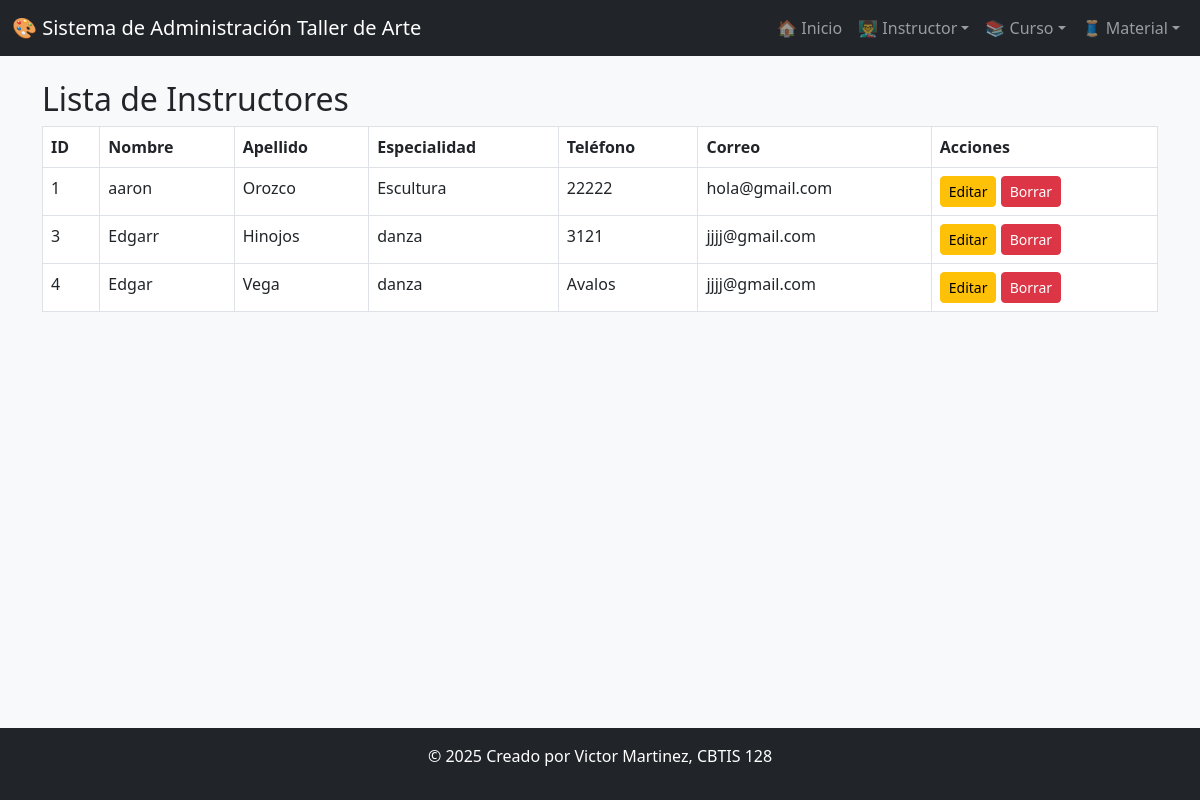
Screenshot of /ver_instructor/ with the database file from the repository.
### app_TallerdeArte/models.py (models this page shows, shortened)
class Instructor(models.Model):
    instructor_id = models.AutoField(primary_key=True)
    nombre = models.CharField(max_length=100)
    apellido = models.CharField(max_length=100)
    especialidad = models.CharField(max_length=100)
    telefono = models.CharField(max_length=20)
    correo = models.EmailField()
    experiencia_anios = models.PositiveIntegerField()
    sueldo = models.DecimalField(max_digits=8, decimal_places=2)

### app_TallerdeArte/views.py (the view)
# urls.py: path('ver_instructor/', views.ver_instructor, name='ver_instructor'),
def ver_instructor(request):
    instructores = Instructor.objects.all()
    return render(request, 'instructor/ver_instructor.html', {'instructores': instructores})

### app_TallerdeArte/templates/instructor/ver_instructor.html
{% extends 'base.html' %}
{% block content %}
<h2>Lista de Instructores</h2>
<table class="table table-bordered">
  <thead>
    <tr>
      <th>ID</th><th>Nombre</th><th>Apellido</th><th>Especialidad</th><th>Teléfono</th><th>Correo</th><th>Acciones</th>
    </tr>
  </thead>
  <tbody>
    {% for i in instructores %}
    <tr>
      <td>{{ i.instructor_id }}</td>
      <td>{{ i.nombre }}</td>
      <td>{{ i.apellido }}</td>
      <td>{{ i.especialidad }}</td>
      <td>{{ i.telefono }}</td>
      <td>{{ i.correo }}</td>
      <td>
        <a href="/actualizar_instructor/{{ i.instructor_id }}/" class="btn btn-warning btn-sm">Editar</a>
        <a href="/borrar_instructor/{{ i.instructor_id }}/" class="btn btn-danger btn-sm">Borrar</a>
      </td>
    </tr>
    {% endfor %}
  </tbody>
</table>
{% endblock %}

### rows the page displays
Instructor: instructor_id "1", nombre "aaron", apellido "Orozco", especialidad "Escultura", telefono "22222", correo "hola@gmail.com"
Instructor: instructor_id "3", nombre "Edgarr", apellido "Hinojos", especialidad "danza", telefono "3121", correo "jjjj@gmail.com"
Instructor: instructor_id "4", nombre "Edgar", apellido "Vega", especialidad "danza", telefono "Avalos", correo "jjjj@gmail.com"
